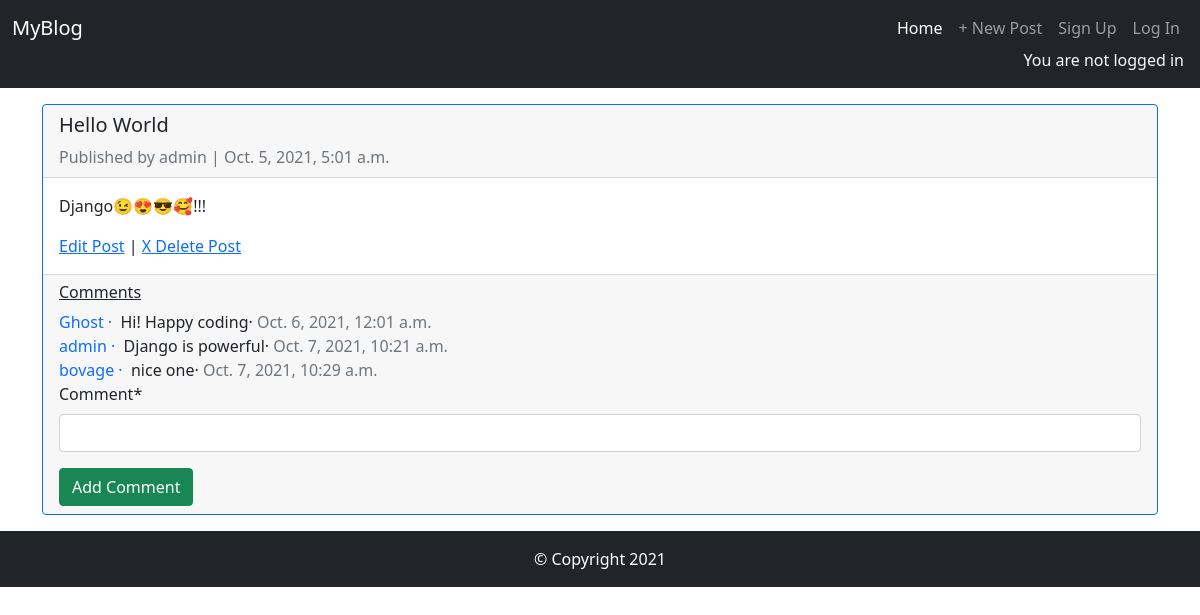
Page /post/14/ on the earlier database version.
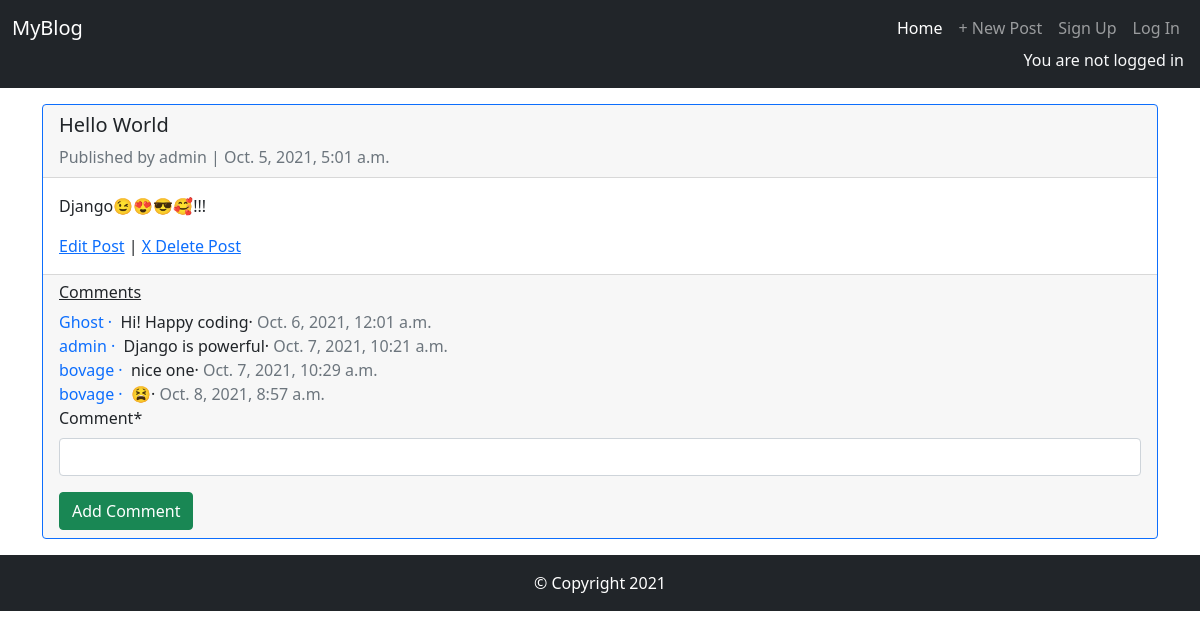
Same page on the later database version.
### pages/models.py (models this page shows, shortened)
class Post(models.Model):
    title = models.CharField(max_length=200)
    date = models.DateTimeField(auto_now_add=True)
    author = models.ForeignKey('auth.User', on_delete=models.CASCADE)
    body = models.TextField()

class Comment(models.Model):
    post = models.ForeignKey(Post, on_delete=models.CASCADE, related_name="comments")
    comment = models.CharField(max_length=140)
    author = models.ForeignKey('auth.User', on_delete=models.CASCADE)
    created = models.DateTimeField(auto_now_add=True)
    def __str__(self):
        return self.comment

### pages/views.py (the view, shortened to what this page needs)
# urls.py: path('post/<int:pk>/', BlogDetailView.as_view(), name = 'post_detail'),
class BlogDetailView(DetailView):
    model = Post
    template_name = 'post_detail.html'
    def get_context_data(self, **kwargs):
        context = super().get_context_data(**kwargs)
        context['comment_form'] = CommentForm()
        return context

### pages/form.py
class CommentForm(forms.ModelForm):
    class Meta:
        model = Comment
        fields = ('comment',)

### templates/post_detail.html (shortened to what this page needs)
{% extends 'base.html' %}
{% load crispy_forms_tags %}
{% block content %}
<div class="row">
    <div class="col-12 mt-3">
        <div class="card border-primary">
            <div class="card-header">
                <h5>{{ post.title }}</h5>
                <p class="text-muted mb-0">
                    Published by <span class="">{{ post.author }} | {{ post.date }}</span>
                </p>
            </div>
            <div class="card-body">
                <p class="card-text">{{ post.body }}</p>
                <a href="{% url 'post_edit' post.pk %}">Edit Post</a> |
                <a href="{% url 'post_delete' post.pk %}">X Delete Post</a>
            </div>
            <div class="card-footer">
                <h6 class="font-weight-bold text-decoration-underline">Comments</h6>
                {% for comment in post.comments.all %}
                <p class="mb-0">
                    <span class="text-primary">{{ comment.author }} &middot;</span>&nbsp;&nbsp;{{ comment }}&middot
                    <span class="text-muted">{{ comment.created }}</span>
                </p>
                {% empty %}
                <p class="text-muted">There are no comments yet.</p>
                {% endfor %}
                <form method="POST">{% csrf_token %}
                    {{ comment_form|crispy }}
                    <button class="btn btn-success" type="submit">Add Comment</button>
                </form>
            </div>
        </div>
    </div>
</div>
{% endblock content %}

### templates/base.html (shortened to what this page needs)
{% load static %}
<!DOCTYPE html>
<html lang="en">
<head>
    <link href="https://cdn.jsdelivr.net/npm/bootstrap@5.1.1/dist/css/bootstrap.min.css" rel="stylesheet"
>
</head>
<body>
    <header class="bg-dark">
        <nav class="navbar navbar-expand-md navbar-dark bg-dark pb-0">
            <div class="container-fluid">
                <a class="navbar-brand" href="{% url 'home' %}">MyBlog</a>
                <div class="collapse navbar-collapse" id="navbarSupportedContent">
                    <ul class="navbar-nav ms-auto mb-2 mb-lg-0">
                        <li class="nav-item">
                            <a class="nav-link active" aria-current="page" href="{% url 'home' %}">Home</a>
                        </li>
                        <li class="nav-item">
                            <a class="nav-link" href="{% url 'post_new' %}">+ New Post</a>
                        </li>
                        {% if user.is_authenticated %}
                        <li class="nav-item">
                            <a class="nav-link" href="{% url 'logout' %}">Logout</a>
                        </li>
                        {% else %}
                        <li class="nav-item">
                            <a class="nav-link" href="{% url 'signup' %}">Sign Up</a>
                        </li>
                        <li class="nav-item">
                            <a class="nav-link" href="{% url 'login' %}">Log In</a>
                        </li>
                    </ul>
                    {% endif %}
                </div>
            </div>
        </nav>
        <div class="d-flex flex-sm-row justify-content-sm-end px-3">
            {% if user.is_authenticated %}
            <p class="text-light">Hi {{ user.username|title }}!</p>
            {% else %}
            <p class="text-light">You are not logged in</p>
            {% endif %}
        </div>
    </header>
    <section id="blog-posts">
        <div class="container-sm">
            {% block content %}
            {% endblock content %}
        </div>
    </section>
    <footer class="bg-dark py-3 mt-3">
        <div class="container-sm text-center text-white">
            &copy; Copyright 2021
        </div>
    </footer>
</body>
</html>

Differences in the rows shown:
added Comment: author "bovage", comment "😫", created "Oct. 8, 2021, 8:57 a.m."
